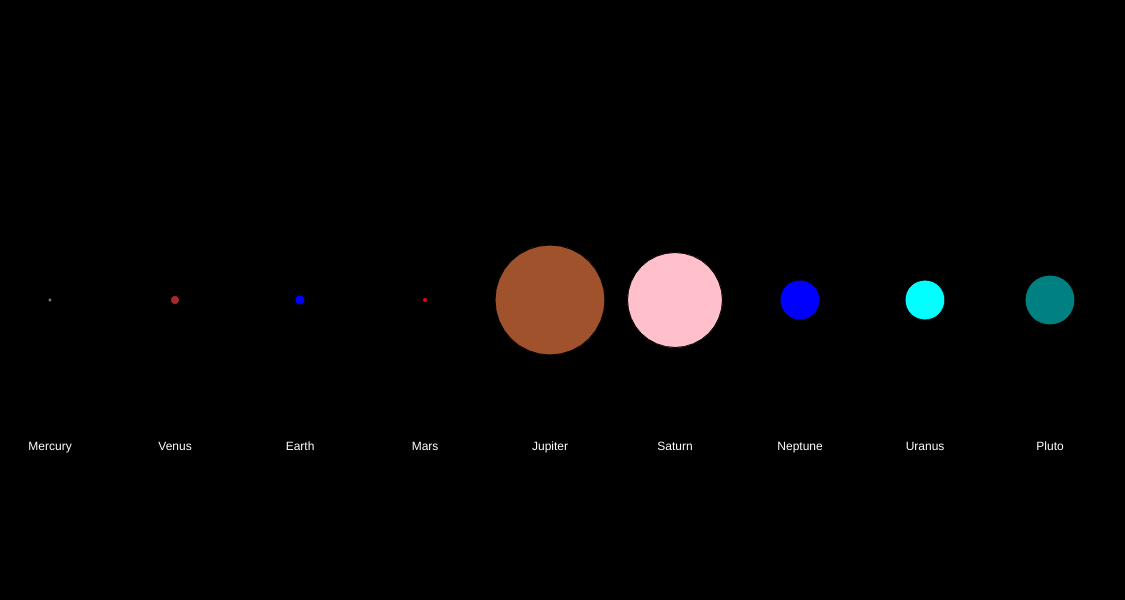
Frame 1 (no input)
Frame 60 (no input): identical to frame 1, image omitted
Frame 120 (the mouse pressed at the canvas centre since frame 60): identical to frame 1, image omitted

The p5.js sketch that drew this single still picture (run headless with seeded random() and noise() and a simulated clock; from frame 60 on, the mouse is pressed at the canvas centre):

// p5.js sketch
// ── sketch.js
// var sizes = [4, 9, 10, 5, 110, 95, 40, 40];
// var names = ["Mercury", "Venus", "Earth", "Mars", "Jupiter", "Saturn", "Uranus", "Neptune"];
// var colours = ["grey", "brown", "blue", "red", "sienna", "pink", "blue", "cyan"];

var planets = [
	{
		size: 4,
		name: "Mercury",
		color: "grey"
	},
	{
		size: 9,
		name: "Venus",
		color: "brown"
	},
	{
		size: 10,
		name: "Earth",
		color: "blue"
	},
	{
		size: 5,
		name: "Mars",
		color: "red"
	},
	{
		size: 110,
		name: "Jupiter",
		color: "sienna"
	},
	{
		size: 95,
		name: "Saturn",
		color: "pink"
	},
	{
		size: 40,
		name: "Neptune",
		color: "blue"
	},
	{
		size: 40,
		name: "Uranus",
		color: "cyan"
	},
	{
		size: 50,
		name: "Pluto",
		color: "teal"
	}
]

function setup()
{
	createCanvas(planets.length*125, 600);
}



function draw()
{
	background(0);
	textAlign(CENTER);
	fill(255);

	for (var i = 0; i < planets.length; i++) // counts how many planets there are
	{
        fill(planets[i].color);
        ellipse(50 + 125 * i, height / 2, planets[i].size);
        fill(255);
        text(planets[i].name, 50 + 125 * i, height / 2 + 150);
    }

	var gaps = [1, 3, 9, 12];

for(var i = 0; i < 100; i++){
  var x = gaps[round(random(0, 4))];
  line(x, 0, x, height);
}
}
